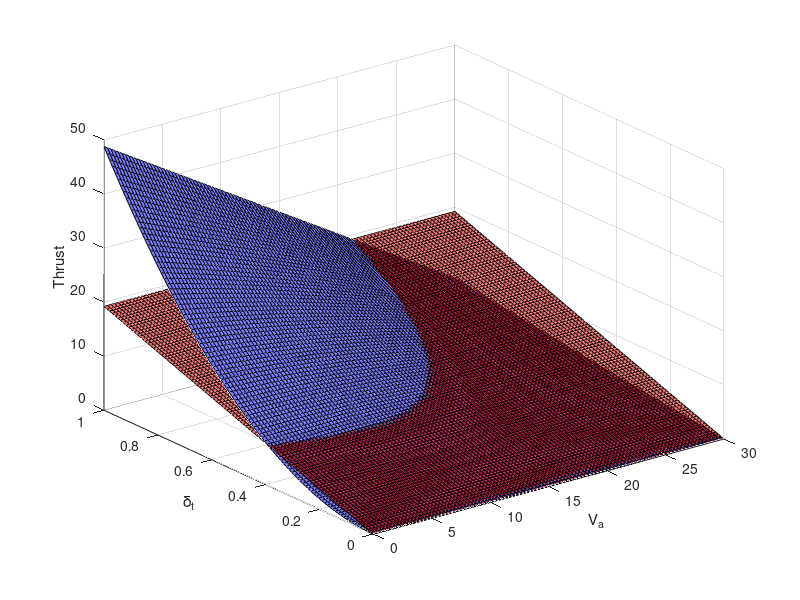

This chart was generated by the following MATLAB code:
clear, close all

rho = 1.2682;
S_prop = 0.0314;
C_prop = 1.0;
k_motor = 35;
C_F_t = 19.2089;

Va = linspace(0,30,100);
delta_t = linspace(0,1,100);

[Va_,delta_t_] = meshgrid(Va,delta_t);
% thrust = 0.5 * rho * S_prop * C_prop * ((k_motor * delta_t_).^2 - Va_.^2);
thrust = rho * S_prop * C_prop * (Va_ + delta_t_ .* (k_motor - Va_)) .* delta_t_ .* (k_motor - Va_);
thrust_linear = C_F_t * delta_t_;

figure(1), clf, grid on
surf(Va, delta_t, thrust, 'facecolor', 'b', 'facealpha', 0.5), hold on
surf(Va, delta_t, thrust_linear, 'facecolor', 'r', 'facealpha', 0.5)
xlabel('V_a')
ylabel('\delta_t')
zlabel('Thrust')

% figure(2), clf, grid on
% plot(delta_t_(:,1), thrust(:,50))
% xlabel('\delta_t')
% ylabel('Thrust')
